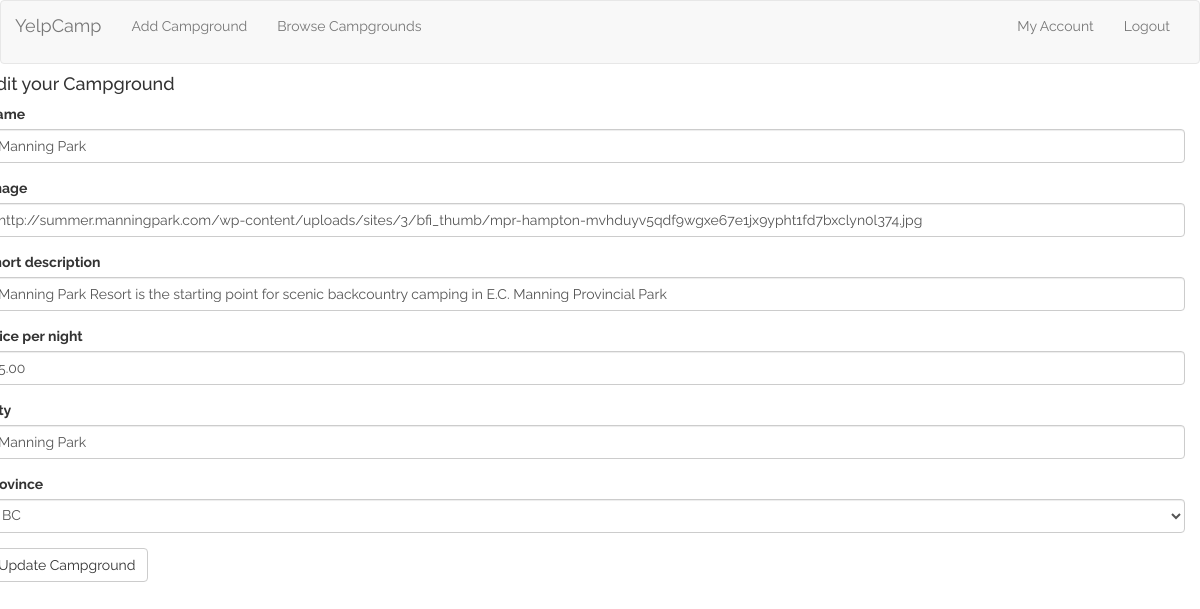
Screenshot of /campgrounds/update/3/ (signed in) with the database file from the repository.
### campgrounds/models.py (models this page shows, shortened)
class Campground(models.Model):
	author = models.ForeignKey('auth.User' , related_name='submitted_campgrounds')
	name = models.CharField(max_length=128, blank=False, unique=True)
	image = models.URLField(blank=False)
	short_description = models.CharField(max_length=128)
	price_per_night = models.DecimalField(max_digits=5, decimal_places=2, blank=True)
	city = models.CharField(max_length=56, blank=True, unique=False)
	PROVINCES = (
		('British Columbia', 'BC'),
	)
	province = models.CharField(max_length=56, blank=False, unique=False, choices=PROVINCES, default='BC')
	def __init__(self, *args, **kwargs):
	    super(Campground, self).__init__(*args, **kwargs)

### campgrounds/views.py (the view)
# urls.py: url(r'^update/(?P<pk>\d+)/$', views.UpdateCampground.as_view(), name='update'),
class UpdateCampground(LoginRequiredMixin, generic.UpdateView):
	model = Campground
	fields = ('name', 'image', 'short_description', 'price_per_night', 'city', 'province')
	template_name_suffix = '_update_form'

### campgrounds/templates/campgrounds/campground_update_form.html (shortened to what this page needs)
{% extends 'campgrounds/campground_base.html' %}
{% load bootstrap3 %}
{% block camp %}
	<h4>Edit your Campground</h4>
	<form method="POST">
		{% bootstrap_form form %}
		<input type="submit" value="Update Campground" class="btn btn-default">
	</form>
{% endblock %}

### static/YelpCamp/css/master.css (style rules this page uses)
body { font-family: Raleway; }

### rows the page displays
Campground: name "Manning Park", image "http://summer.manningpark.com/wp-content/uploads/sites/3/bfi_thumb/mpr-hampton-mvhduyv5qdf9wgxe67e1jx9ypht1fd7bxclyn0l374.jpg", short_description "Manning Park Resort is the starting point for scenic backcountry camping in E.C. Manning Provincial Park", price_per_night "5.00", city "Manning Park", province "BC"
